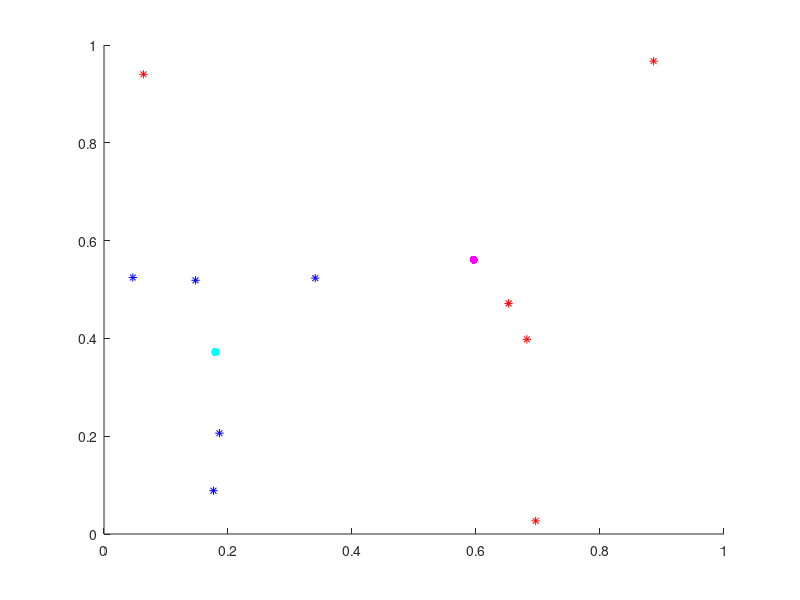

Reproduce this figure in MATLAB.
%%%%%%%%%%%%regression exercise%%%%%%%%%%%%

clear all
clc

prompt = 'Enter integer: ';
input = input(prompt);

% if isinteger(input)
%     if isinteger(input)
%         display(['Not a whole number. Try again.']);
%     end
%     display(['Not a whole number. Try again.']);
% end

display(['Wait...']);
pause(1);
display(['Number of points: ' num2str(input)])
n = input;

A = rand(2,n);
B = rand(2,n);

figure
for i = 1:n
    scatter(A(1,i),A(2,i),'r','*');
    hold on
    scatter(B(1,i),B(2,i),'b','*');
    hold on
end

hold on

Aavgx = mean(A(1,:));
Aavgy = mean(A(2,:));

Bavgx = mean(B(1,:));
Bavgy = mean(B(2,:));

scatter(Aavgx,Aavgy,'m','o','filled');
hold on
scatter(Bavgx,Bavgy,'c','o','filled');
hold off


% Astd = std(A
